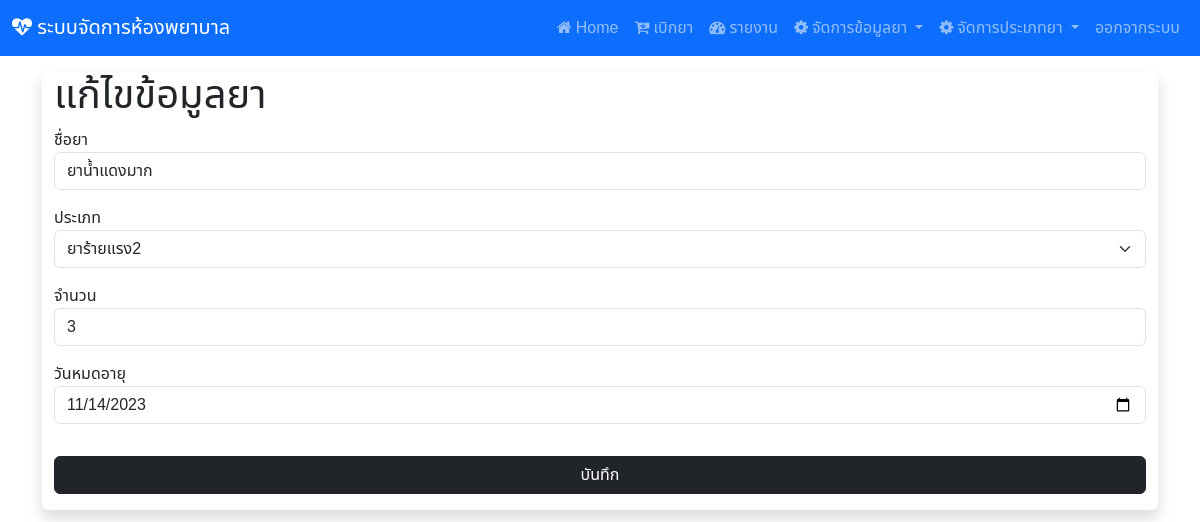
The app's page /edit/10 (signed in), older data.
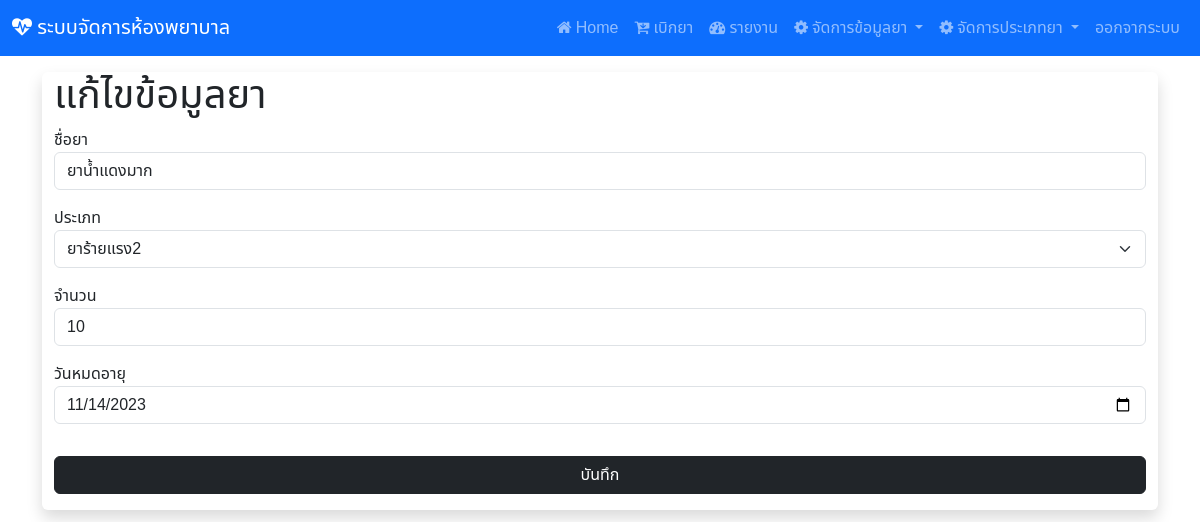
The same page, newer data.
### hospital_app/models.py (models this page shows, shortened)
class drug(models.Model):
    drug_id = models.AutoField(primary_key=True)
    drug_name = models.CharField(max_length=255)
    drug_type = models.ForeignKey(d_type, on_delete=models.CASCADE)
    drug_qty = models.IntegerField()
    drug_exp = models.DateField()

class d_type(models.Model):
    type_id = models.AutoField(primary_key=True)
    type_name = models.CharField(max_length=255)

### hospital_app/views.py (the view, shortened to what this page needs)
# urls.py: path('edit/<int:pk>',views.edit_drug),#หน้าแก้ไขข้อมูลยา
@login_required(login_url="/login")
def edit_drug(request,pk):
    table = drug.objects.get(drug_id=pk)
    table2 = d_type.objects.all()
    context = {"drug_data" : table , "drug_type" : table2}
    return render(request,'edit_d.html',context)

### hospital_app/templates/edit_d.html (shortened to what this page needs)
{% extends "base.html" %}
{% block content %}
<div class="container-fluid my-3 justify-content-center align-items-center shadow rounded">
<h1 class="mt-2">แก้ไขข้อมูลยา</h1>
<form action="" method="POST">
<div class="mb-3">
ชื่อยา  <input type="text" name="drug_name" value="{{drug_data.drug_name}}" class="form-control" required>
</div>
<div class="mb-3">
ประเภท <select name="drug_type" class="form-select">
{% for i in drug_type %}
<option value="{{i.type_id}}"
{% if i.type_id == drug_data.drug_type_id %}
selected
{% endif %}
>{{i.type_name}}</option>
{% endfor %}
</select>
</div>
<div class="mb-3">
จำนวน  <input type="number" name="drug_qty" value="{{drug_data.drug_qty}}" class="form-control" required>
</div>
<div class="mb-3">
วันหมดอายุ  <input type="date" name="drug_expired" value="{{drug_data.drug_exp|date:'Y-m-d'}}" class="form-control" required>
</div>
<button type="submit" class="btn btn-dark w-100 mt-3 mb-3" >บันทึก</button>
</form>
</div>
{% endblock %}

Row changes from the older to the newer data that the page shows:
changed drug "ยาน้ำแดงมาก": drug_qty "3" → "10"
